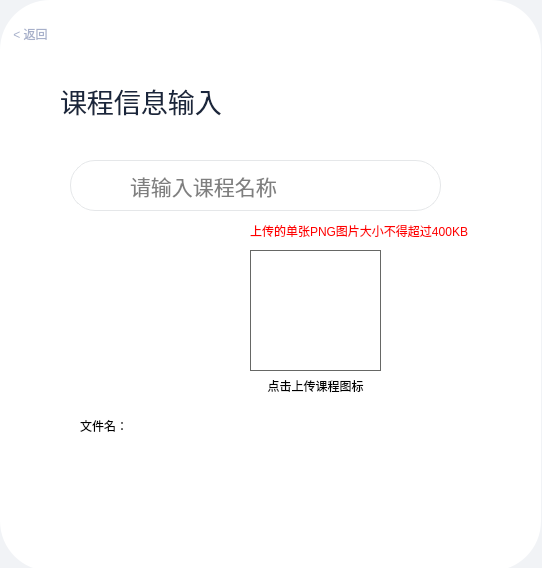
<?xml version="1.0" encoding="UTF-8"?>
<ui version="4.0">
 <class>CClassSaveDlg</class>
 <widget class="QDialog" name="CClassSaveDlg">
  <property name="geometry">
   <rect>
    <x>0</x>
    <y>0</y>
    <width>542</width>
    <height>568</height>
   </rect>
  </property>
  <property name="windowTitle">
   <string>Dialog</string>
  </property>
  <property name="styleSheet">
   <string notr="true">#CClassSaveDlg
{
background-color:#f1f3f6;
}</string>
  </property>
  <widget class="QWidget" name="widget" native="true">
   <property name="geometry">
    <rect>
     <x>0</x>
     <y>0</y>
     <width>541</width>
     <height>571</height>
    </rect>
   </property>
   <property name="styleSheet">
    <string notr="true">#widget
{
background-color:#ffffff ;
border-radius:50; 
}</string>
   </property>
   <widget class="QPushButton" name="pushButton">
    <property name="geometry">
     <rect>
      <x>0</x>
      <y>20</y>
      <width>61</width>
      <height>28</height>
     </rect>
    </property>
    <property name="styleSheet">
     <string notr="true">#pushButton
{
color:#a7b0ca;
  background-color: rgba(0, 0, 0, 0);
  border: none; 
}

#pushButton:hover{
color:#dd3a5f;
}</string>
    </property>
    <property name="text">
     <string>&lt; 返回</string>
    </property>
   </widget>
   <widget class="QLabel" name="label">
    <property name="geometry">
     <rect>
      <x>60</x>
      <y>70</y>
      <width>211</width>
      <height>61</height>
     </rect>
    </property>
    <property name="font">
     <font>
      <family>黑体</family>
      <pointsize>20</pointsize>
      <weight>50</weight>
      <bold>false</bold>
     </font>
    </property>
    <property name="styleSheet">
     <string notr="true">#label
{
color:#1a263c;
}</string>
    </property>
    <property name="text">
     <string>课程信息输入</string>
    </property>
   </widget>
   <widget class="QLineEdit" name="lineEdit">
    <property name="geometry">
     <rect>
      <x>120</x>
      <y>160</y>
      <width>321</width>
      <height>51</height>
     </rect>
    </property>
    <property name="font">
     <font>
      <family>Arial</family>
      <pointsize>16</pointsize>
     </font>
    </property>
    <property name="styleSheet">
     <string notr="true">#lineEdit
{
/*border:none;*/
border: 1px solid #e5e7e9;
border-left:none;
border-top-right-radius:25;
border-bottom-right-radius:25;
 padding: 8px; 
}

#lineEdit:hover
{
border: 1px solid #f7115b;
border-left:none;
border-top-right-radius:25;
border-bottom-right-radius:25;
 padding: 8px; 
}</string>
    </property>
    <property name="placeholderText">
     <string>请输入课程名称</string>
    </property>
   </widget>
   <widget class="QPushButton" name="pushButton_2">
    <property name="geometry">
     <rect>
      <x>70</x>
      <y>460</y>
      <width>371</width>
      <height>51</height>
     </rect>
    </property>
    <property name="font">
     <font>
      <family>等线</family>
      <pointsize>16</pointsize>
      <weight>75</weight>
      <bold>true</bold>
     </font>
    </property>
    <property name="styleSheet">
     <string notr="true">#pushButton_2
{
border:none;
color:#ffffff;
  background-color: qlineargradient(
        x1: 0, y1: 0,
        x2: 1, y2: 1,
        stop: 0 #767aff,
        stop: 1 #83bcff 
    );
border-radius:25;
}


#pushButton_2:hover
{
  background-color: qlineargradient(
        x1: 0, y1: 0,
        x2: 1, y2: 1,
        stop: 0 #ec7f9e,
        stop: 1 #9ca2c4 
    );
}</string>
    </property>
    <property name="text">
     <string>确定</string>
    </property>
   </widget>
   <widget class="QPushButton" name="pushButton_3">
    <property name="geometry">
     <rect>
      <x>70</x>
      <y>160</y>
      <width>51</width>
      <height>51</height>
     </rect>
    </property>
    <property name="styleSheet">
     <string notr="true">#pushButton_3
{
border:1px solid  #e5e7e9;
border-right:none;
border-top-left-radius:25;
border-bottom-left-radius:25;
}</string>
    </property>
    <property name="text">
     <string/>
    </property>
    <property name="icon">
     <iconset resource="res.qrc">
      <normaloff>:/icons/class.png</normaloff>:/icons/class.png</iconset>
    </property>
    <property name="iconSize">
     <size>
      <width>30</width>
      <height>30</height>
     </size>
    </property>
   </widget>
   <widget class="QLabel" name="label_2">
    <property name="geometry">
     <rect>
      <x>80</x>
      <y>240</y>
      <width>131</width>
      <height>161</height>
     </rect>
    </property>
    <property name="text">
     <string/>
    </property>
    <property name="scaledContents">
     <bool>true</bool>
    </property>
   </widget>
   <widget class="QPushButton" name="pushButton_4">
    <property name="geometry">
     <rect>
      <x>250</x>
      <y>250</y>
      <width>131</width>
      <height>121</height>
     </rect>
    </property>
    <property name="styleSheet">
     <string notr="true">#pushButton_4{
border:none;
border:1px solid #666765;
}

#pushButton_4::hover
{
background-color:#a7b0ca;
}</string>
    </property>
    <property name="text">
     <string/>
    </property>
    <property name="icon">
     <iconset resource="res.qrc">
      <normaloff>:/icons/upLoad.png</normaloff>:/icons/upLoad.png</iconset>
    </property>
    <property name="iconSize">
     <size>
      <width>60</width>
      <height>60</height>
     </size>
    </property>
   </widget>
   <widget class="QLabel" name="label_3">
    <property name="geometry">
     <rect>
      <x>250</x>
      <y>370</y>
      <width>131</width>
      <height>31</height>
     </rect>
    </property>
    <property name="text">
     <string>点击上传课程图标</string>
    </property>
    <property name="alignment">
     <set>Qt::AlignCenter</set>
    </property>
   </widget>
   <widget class="QLabel" name="label_4">
    <property name="geometry">
     <rect>
      <x>80</x>
      <y>410</y>
      <width>61</width>
      <height>31</height>
     </rect>
    </property>
    <property name="text">
     <string>文件名：</string>
    </property>
   </widget>
   <widget class="QLabel" name="label_5">
    <property name="geometry">
     <rect>
      <x>160</x>
      <y>410</y>
      <width>361</width>
      <height>31</height>
     </rect>
    </property>
    <property name="text">
     <string/>
    </property>
   </widget>
   <widget class="QLabel" name="label_6">
    <property name="geometry">
     <rect>
      <x>250</x>
      <y>220</y>
      <width>271</width>
      <height>21</height>
     </rect>
    </property>
    <property name="styleSheet">
     <string notr="true">#label_6{
color:red;
}</string>
    </property>
    <property name="text">
     <string>上传的单张PNG图片大小不得超过400KB</string>
    </property>
   </widget>
  </widget>
 </widget>
 <resources>
  <include location="res.qrc"/>
 </resources>
 <connections/>
</ui>
